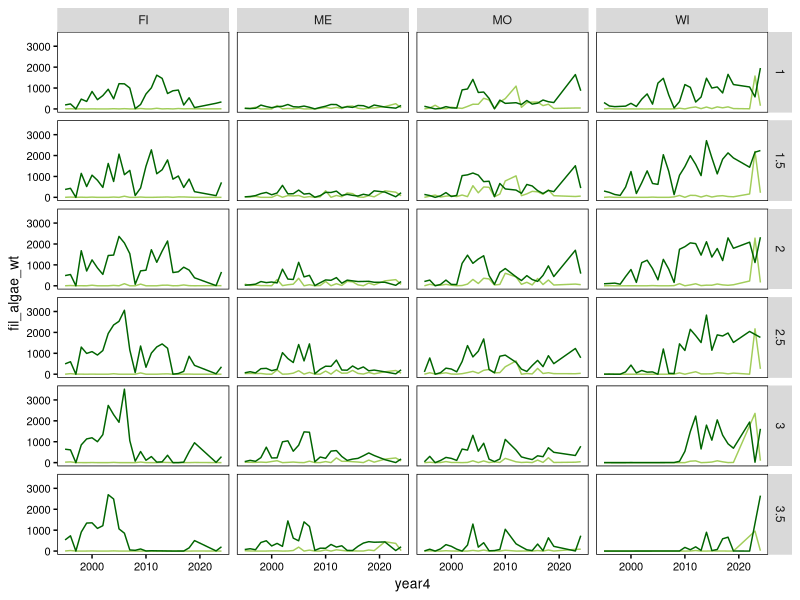
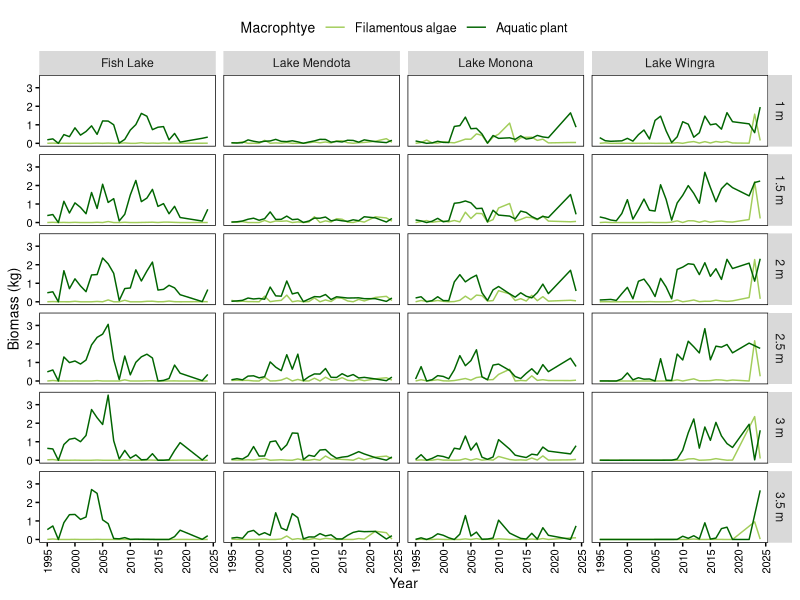
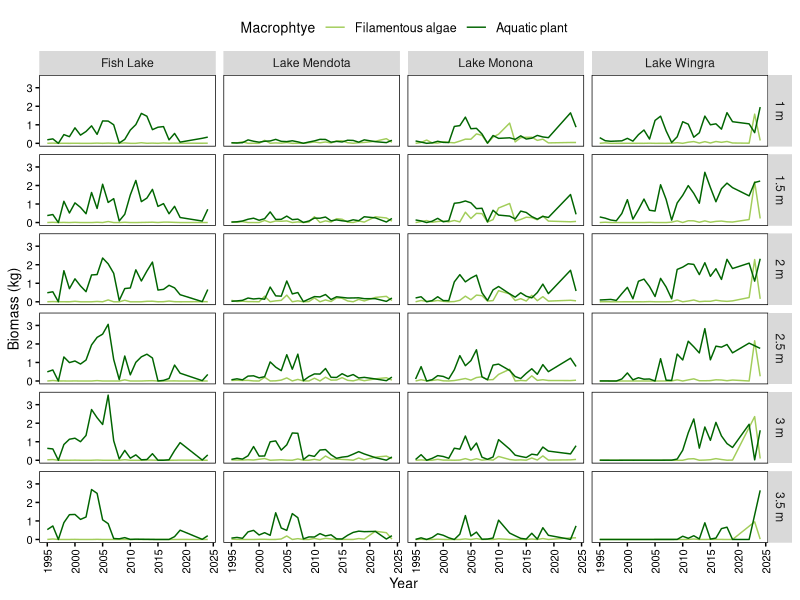

Write the R code that produced these figures, in order.
## ---- chunk 1
library(tidyverse)
## ---- chunk 2
meteorology <- read.csv("Madison Daily Meteorological Data.csv")
biomass <- read.csv("Madison Lakes Area Macrophyte Biomass.csv")
rating <- read.csv("Madison Lakes Area Macrophyte Rating.csv")
## ---- chunk 3
biomass$lakeid <- factor(biomass$lakeid,
                         levels = c("FI","ME","MO","WI"))

rating$lakeid <- factor(rating$lakeid,
                        levels = c("FI","ME","MO","WI"))

lakelabels <- c("FI" = "Fish Lake",
                "ME" = "Lake Mendota",
                "MO" = "Lake Monona",
                "WI" = "Lake Wingra")

depthlabels <- c("1" = "1 m", "1.5" = "1.5 m",
                 "2" = "2 m", "2.5" = "2.5 m",
                 "3" = "3 m", "3.5" = "3.5 m")
## ---- chunk 4
table(biomass$depth, biomass$lakeid)
## ---- chunk 5
plantcolors <- c("darkolivegreen3","darkgreen")

plottheme <- theme(axis.title = element_text(size = 10, color = "black"),
                   axis.text = element_text(size = 8, color ="black"),
                   axis.ticks = element_line(color = "black"),
                   panel.background = element_blank(),
                   panel.border = element_rect(fill = NA, color = "black"),
                   legend.key = element_blank(), 
                   legend.position = "top",
                   legend.box.spacing = unit(0.1,"cm"),
                   legend.title = element_text(size = 10, color = "black"),
                   legend.text = element_text(size = 9, color = "black"))
## ---- chunk 6
ggplot(data = filter(biomass, !depth %in% c(3.3, 4, 4.5))) +
  #95% confidence intervals
  stat_summary(aes(x = year4, y = fil_algae_wt), fill = plantcolors[1],
               fun.data = "mean_cl_boot", geom = "ribbon", alpha = 0.5) +
  stat_summary(aes(x = year4, y = plant_wt_hand), fill = plantcolors[2],
               fun.data = "mean_cl_boot", geom = "ribbon", alpha = 0.5) +
  #means
  stat_summary(aes(x = year4, y = fil_algae_wt), color = plantcolors[1],
               fun = "mean", geom = "line") +
  stat_summary(aes(x = year4, y = plant_wt_hand), color = plantcolors[2],
               fun = "mean", geom = "line") +
  #design elements
  facet_grid(rows = vars(depth), cols = vars(lakeid)) +
  plottheme
## ---- chunk 7
ggplot(data = filter(biomass, !depth %in% c(3.3, 4, 4.5))) +
  #95% confidence intervals
  stat_summary(aes(x = year4, y = fil_algae_wt/1000), fill = plantcolors[1],
               fun.data = "mean_cl_boot", geom = "ribbon", alpha = 0.5) +
  stat_summary(aes(x = year4, y = plant_wt_hand/1000), fill = plantcolors[2],
               fun.data = "mean_cl_boot", geom = "ribbon", alpha = 0.5) +
  #means
  stat_summary(aes(x = year4, y = fil_algae_wt/1000, color = "1"),
               fun = "mean", geom = "line") +
  stat_summary(aes(x = year4, y = plant_wt_hand/1000, color = "2"),
               fun = "mean", geom = "line") +
  #design elements
  facet_grid(rows = vars(depth), cols = vars(lakeid),
             labeller = labeller(lakeid = lakelabels, depth = depthlabels)) +
  plottheme +
  scale_x_continuous(name = "Year", breaks = seq(1995,2025,5)) +
  scale_y_continuous(name = "Biomass (kg)") +
  scale_color_manual(name = "Macrophtye", values = plantcolors,
                     labels = c("Filamentous algae","Aquatic plant")) +
  theme(axis.text.x = element_text(color ="black", angle = 90, vjust = 0.5))

ggsave("Figures/Biomass Time Series.png", dpi = 1200,
       width = 8, height = 6, units = "in")
